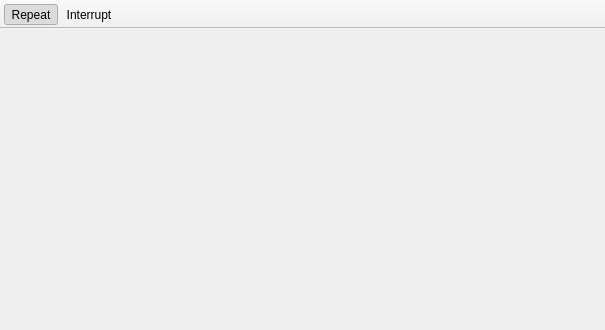
<?xml version="1.0" encoding="UTF-8"?>
<ui version="4.0">
 <class>MainWindow</class>
 <widget class="QMainWindow" name="MainWindow">
  <property name="geometry">
   <rect>
    <x>0</x>
    <y>0</y>
    <width>605</width>
    <height>330</height>
   </rect>
  </property>
  <property name="windowTitle">
   <string comment="@title:window">Debugger Console</string>
  </property>
  <property name="windowIcon">
   <iconset theme="dialog-scripts"/>
  </property>
  <widget class="QWidget" name="centralwidget"/>
  <widget class="QToolBar" name="toolBar">
   <property name="movable">
    <bool>false</bool>
   </property>
   <property name="allowedAreas">
    <set>Qt::BottomToolBarArea</set>
   </property>
   <property name="iconSize">
    <size>
     <width>22</width>
     <height>22</height>
    </size>
   </property>
   <property name="floatable">
    <bool>false</bool>
   </property>
   <attribute name="toolBarArea">
    <enum>TopToolBarArea</enum>
   </attribute>
   <attribute name="toolBarBreak">
    <bool>false</bool>
   </attribute>
   <addaction name="actRepeat"/>
   <addaction name="actInterrupt"/>
  </widget>
  <action name="actInterrupt">
   <property name="enabled">
    <bool>true</bool>
   </property>
   <property name="icon">
    <iconset theme="media-playback-pause"/>
   </property>
   <property name="text">
    <string comment="@action">Interrupt</string>
   </property>
   <property name="toolTip">
    <string comment="@info:tooltip">Pause execution of the app to enter debugger commands</string>
   </property>
  </action>
  <action name="actRepeat">
   <property name="checkable">
    <bool>true</bool>
   </property>
   <property name="checked">
    <bool>true</bool>
   </property>
   <property name="icon">
    <iconset theme="edit-redo"/>
   </property>
   <property name="text">
    <string comment="@action">Repeat</string>
   </property>
   <property name="toolTip">
    <string comment="@info:tooltip">Repeat last sent command when hit &lt;Return&gt;</string>
   </property>
  </action>
 </widget>
 <resources/>
 <connections/>
</ui>
